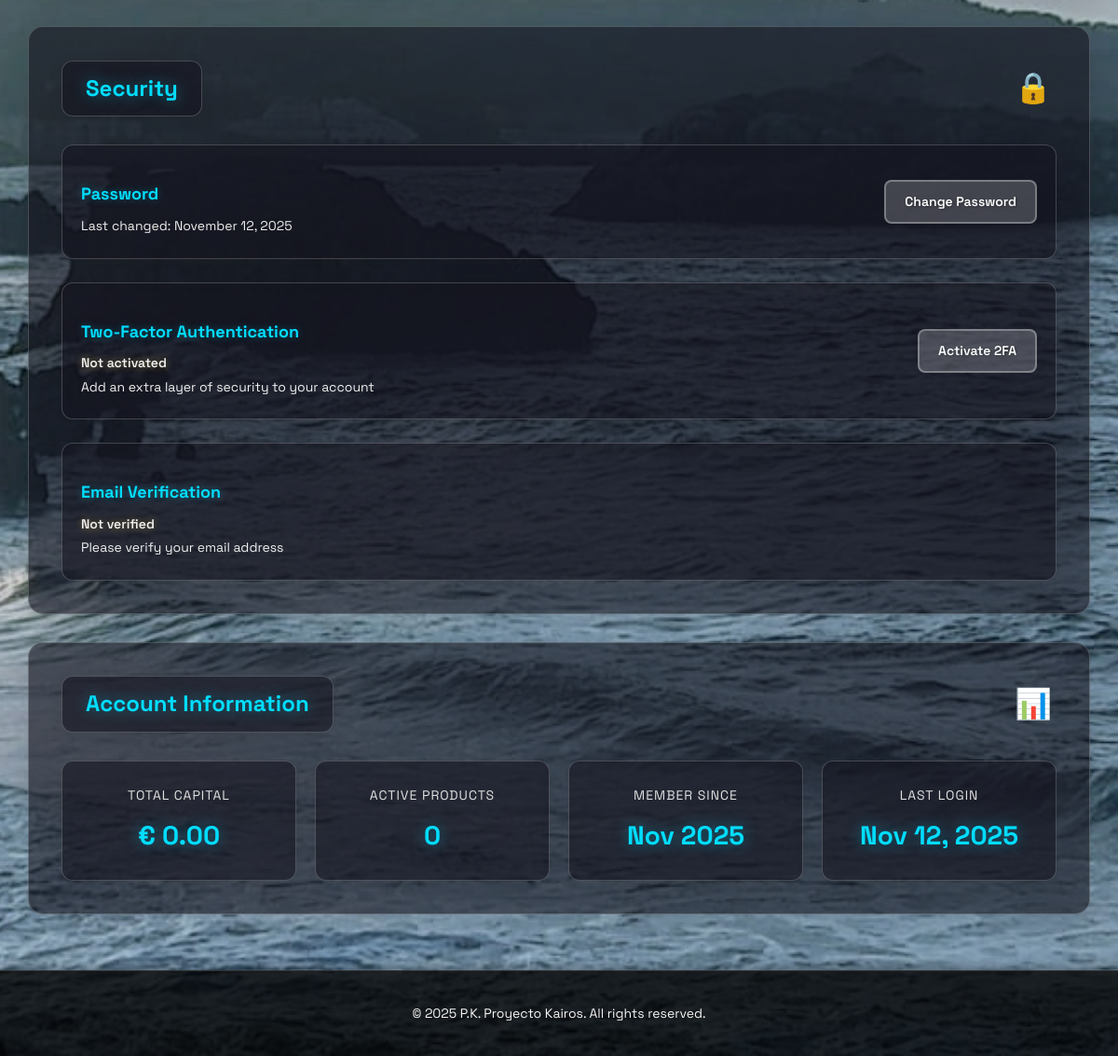
Before: /perfil/ (signed in, lower part) with the older database file.
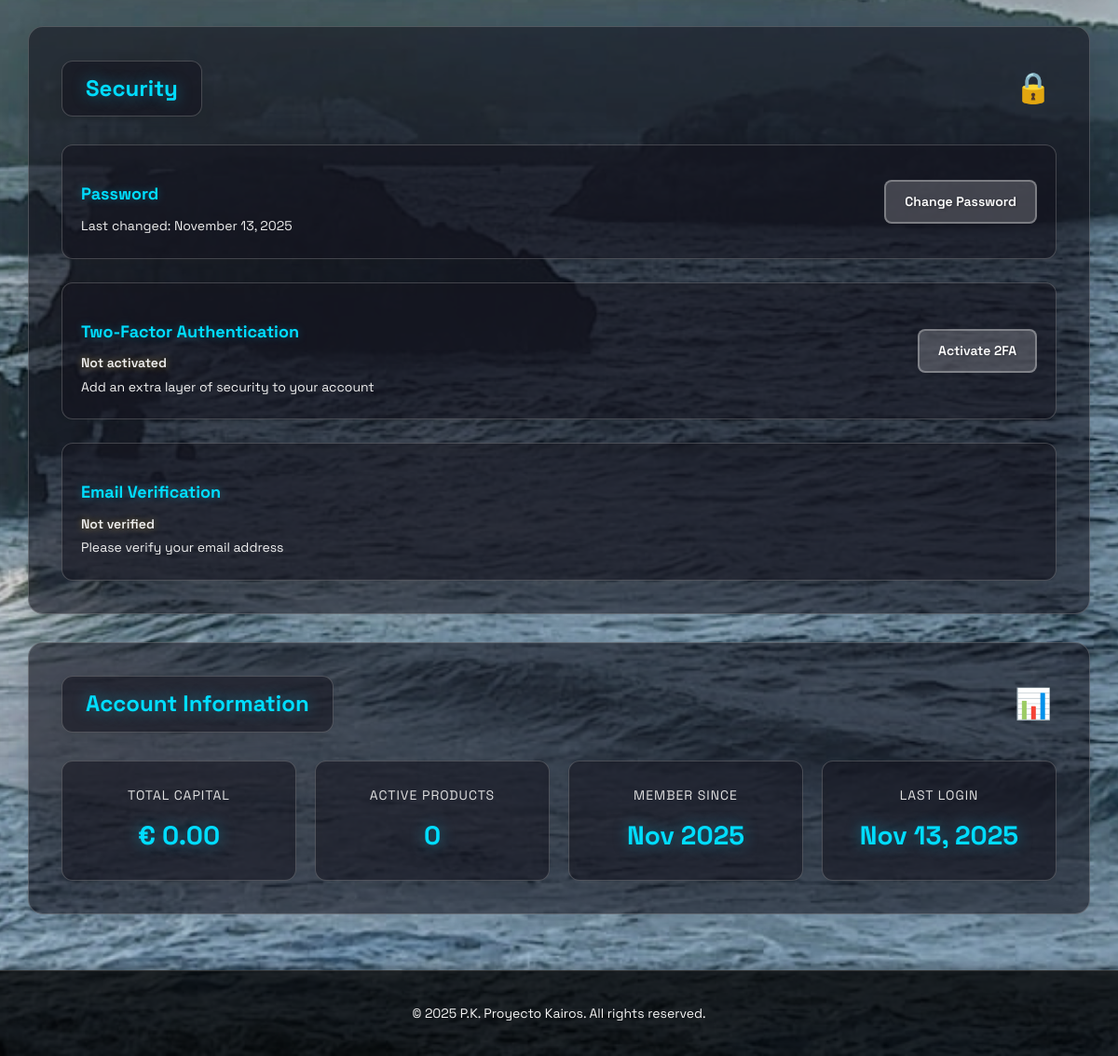
After: the same page with the newer database file.
### appKairos/models.py (models this page shows, shortened)
class Usuario(AbstractUser):
    email = models.EmailField(
        unique=True,
        db_index=True,
        verbose_name='Email',
        help_text='Email del usuario (usado para login)'
    )
    telefono = models.CharField(max_length=20, blank=True, null=True)
    fecha_registro = models.DateTimeField(auto_now_add=True)
    capital_total = models.DecimalField(
        max_digits=12,
        decimal_places=2,
        default=0,
        help_text="Capital total del usuario en euros"
    )
    email_verificado = models.BooleanField(
        default=False,
        help_text="Indica si el usuario ha verificado su email"
    )
    fecha_verificacion_email = models.DateTimeField(
        null=True,
        blank=True,
        help_text="Fecha en que se verificó el email"
    )
    tiene_2fa_activo = models.BooleanField(
        default=False,
        help_text="Indica si el usuario tiene activada la autenticación de dos factores"
    )
    secreto_2fa = models.CharField(
        max_length=32,
        blank=True,
        null=True,
        help_text="Secreto para generar códigos TOTP"
    )
    fecha_activacion_2fa = models.DateTimeField(
        null=True,
        blank=True,
        help_text="Fecha en que se activó 2FA"
    )
    codigos_respaldo_2fa = models.TextField(
        blank=True,
        null=True,
        help_text="Códigos de respaldo encriptados para 2FA (separados por comas)"
    )
    USERNAME_FIELD = 'email'
    REQUIRED_FIELDS = ['username']  # username será opcional pero requerido por AbstractUser
    class Meta:
        verbose_name = 'Usuario'
        verbose_name_plural = 'Usuarios'

### appKairos/views.py (the view)
# urls.py: path('perfil/', views.perfil_view, name='perfil'),
@login_required
def perfil_view(request):
    if request.method == 'POST':
        form = ActualizarPerfilForm(request.POST, instance=request.user)
        if form.is_valid():
            form.save()
            messages.success(request, 'Perfil actualizado exitosamente.')
            return redirect('appKairos:perfil')
    else:
        qr_code_base64 = None
        form = ActualizarPerfilForm(instance=request.user)
    return render(request, 'perfil.html', {'form': form})

### appKairos/templates/perfil.html (shortened to what this page needs)
{% extends 'base.html' %}
{% load static %}
{% block extra_css %}
<link rel="stylesheet" href="{% static 'css/perfil.css' %}">
<link rel="stylesheet" href="{% static 'css/styles.css' %}">
{% endblock %}
{% block content %}
<main class="perfil-main">
  <div class="perfil-container">
    <div class="perfil-grid">
      <section class="perfil-section">
        <div class="section-header">
          <h2>Security</h2>
          <span class="section-icon">🔒</span>
        </div>
        <div class="security-info">
          <div class="security-item">
            <div class="security-item-content">
              <h3>Password</h3>
              <p>Last changed: {{ user.last_login|date:"F d, Y" }}</p>
            </div>
            <a href="{% url 'appKairos:cambiar_password' %}" class="btn-secondary">Change Password</a>
          </div>
          <div class="security-item">
            <div class="security-item-content">
              <h3>Two-Factor Authentication</h3>
              {% if user.tiene_2fa_activo %}
                <p class="status-active">✓ Active</p>
                <p class="status-date">Activated on {{ user.fecha_activacion_2fa|date:"F d, Y" }}</p>
              {% else %}
                <p class="status-inactive">Not activated</p>
                <p>Add an extra layer of security to your account</p>
              {% endif %}
            </div>
            {% if user.tiene_2fa_activo %}
              <form method="POST" action="{% url 'appKairos:desactivar_2fa' %}" onsubmit="return confirm('Are you sure you want to disable 2FA?');">
                {% csrf_token %}
                <button type="submit" class="btn-danger">Disable 2FA</button>
              </form>
            {% else %}
              <a href="{% url 'appKairos:activar_2fa' %}" class="btn-secondary">Activate 2FA</a>
            {% endif %}
          </div>
          <div class="security-item">
            <div class="security-item-content">
              <h3>Email Verification</h3>
              {% if user.email_verificado %}
                <p class="status-active">✓ Verified</p>
                <p class="status-date">Verified on {{ user.fecha_verificacion_email|date:"F d, Y" }}</p>
              {% else %}
                <p class="status-inactive">Not verified</p>
                <p>Please verify your email address</p>
              {% endif %}
            </div>
          </div>
        </div>
      </section>
      <section class="perfil-section">
        <div class="section-header">
          <h2>Account Information</h2>
          <span class="section-icon">📊</span>
        </div>
        <div class="account-stats">
          <div class="stat-card">
            <div class="stat-label">Total Capital</div>
            <div class="stat-value">€ {{ user.capital_total|floatformat:2 }}</div>
          </div>
          <div class="stat-card">
            <div class="stat-label">Active Products</div>
            <div class="stat-value">{{ user.productos_contratados.count }}</div>
          </div>
          <div class="stat-card">
            <div class="stat-label">Member Since</div>
            <div class="stat-value">{{ user.fecha_registro|date:"M Y" }}</div>
          </div>
          <div class="stat-card">
            <div class="stat-label">Last Login</div>
            <div class="stat-value">{{ user.last_login|date:"M d, Y" }}</div>
          </div>
        </div>
      </section>
    </div>
  </div>
</main>
<footer>
  <p>© 2025 P.K. Proyecto Kairos. All rights reserved.</p>
</footer>
{% endblock %}

Changed rows visible on the page:
changed Usuario: last_login "November 12, 2025" → "November 13, 2025"; last_login "Nov 12, 2025" → "Nov 13, 2025"
